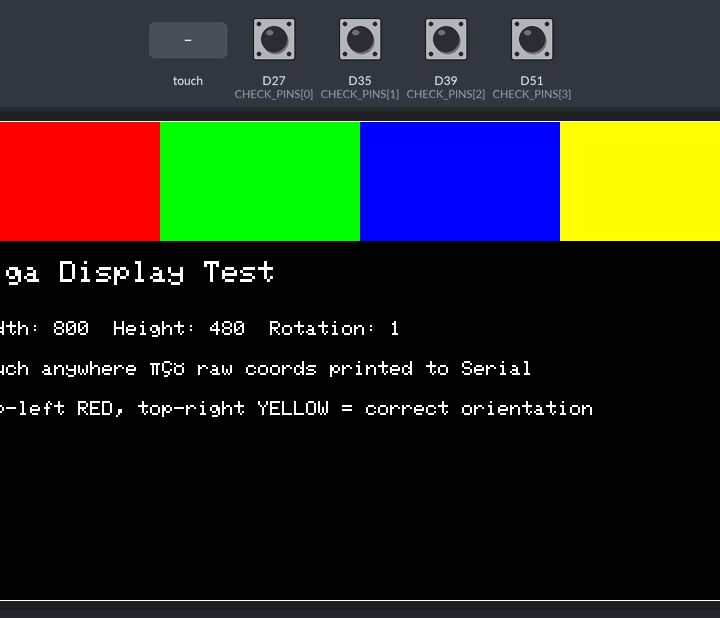
The sketch below on a simulated Arduino Giga R1. On the bench: 800×480 colour display. Inputs (shaded band) come from the test bench; at power-on: D27 (CHECK_PINS[0]), D35 (CHECK_PINS[1]), D39 (CHECK_PINS[2]), D51 (CHECK_PINS[3]) HIGH. What the sketch prints to the serial monitor is not drawn.

Above: at 3.2 s.
3.3 s: touch panel pressed at 13 % / 10 % of its raw x / y range
At 4.2 s:
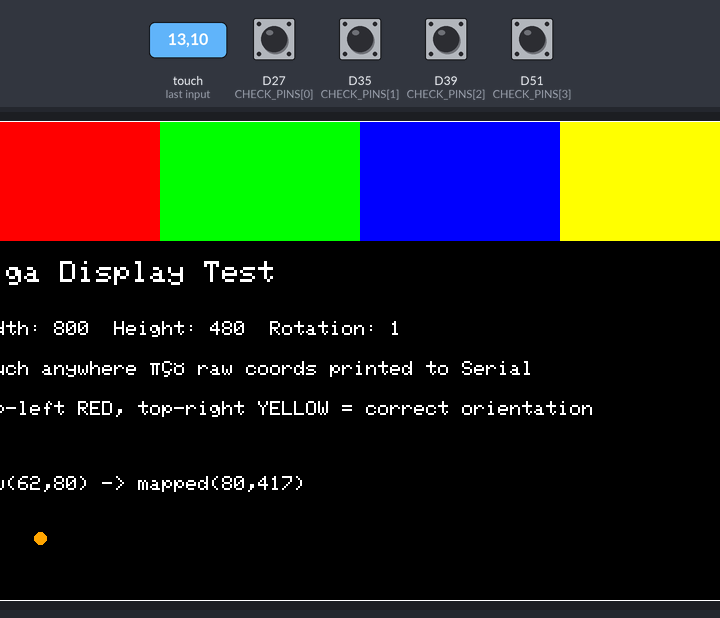
4.8 s: touch panel pressed at 38 % / 10 % of its raw x / y range
At 5.3 s:
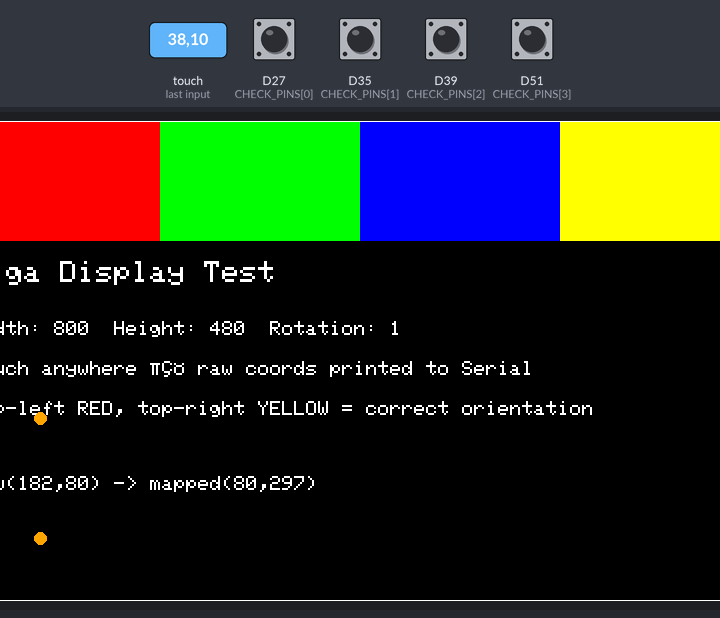
Timing chart, 0 to 7.8 s (numbered marks = the images above; inputs shaded):
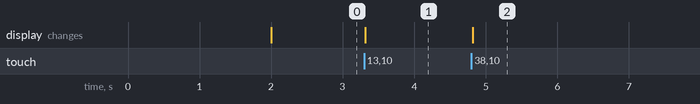

The sketch:

GigaHardwareTest.ino
```cpp
// GigaHardwareTest.ino
// Run this BEFORE the main sketch to verify:
//   1. Display initializes and draws correctly
//   2. Touch coordinates map to screen pixels (calibrate mapTouch if needed)
//   3. Gate/relay pins are free (not driven by display shield)
//
// Open Serial Monitor at 115200 to see pin states and raw touch coords.

#include <Arduino_GigaDisplay_GFX.h>
#include <Arduino_GigaDisplayTouch.h>

GigaDisplay_GFX        tft;
Arduino_GigaDisplayTouch touch;

// Pins to verify — must read HIGH (floating/pullup) if shield does not use them
const int CHECK_PINS[] = {27, 35, 39, 51};
const char* CHECK_NAMES[] = {"D27 (Gate 1)", "D35 (Gate 2)", "D39 (Gate 3)", "D51 (DC relay)"};

// ─────────────────────────────────────────────────────────────────────────────
void setup() {
    Serial.begin(115200);
    delay(1500);  // give Serial monitor time to connect

    // Configure pins as inputs with pullup to detect if shield drives them
    for (int i = 0; i < 4; i++) {
        pinMode(CHECK_PINS[i], INPUT_PULLUP);
    }

    Serial.println("=== Giga Hardware Test ===");
    Serial.println();
    Serial.println("--- Pin check (expect HIGH if pin is free) ---");
    for (int i = 0; i < 4; i++) {
        Serial.print(CHECK_NAMES[i]);
        Serial.print(" = ");
        Serial.println(digitalRead(CHECK_PINS[i]) == HIGH ? "HIGH (free)" : "LOW  *** CONFLICT — pick a different pin ***");
    }
    Serial.println();

    // Display init
    Serial.print("Starting display... ");
    tft.begin();
    tft.setRotation(1);  // landscape 800x480
    Serial.println("OK");

    // Draw test pattern
    tft.fillScreen(0x0000);  // black

    // Color bars to confirm display orientation and colors
    tft.fillRect(0,   0, 200, 120, 0xF800);  // red    — top-left
    tft.fillRect(200, 0, 200, 120, 0x07E0);  // green
    tft.fillRect(400, 0, 200, 120, 0x001F);  // blue
    tft.fillRect(600, 0, 200, 120, 0xFFE0);  // yellow — top-right

    // Border to confirm full 800x480 extent
    tft.drawRect(0, 0, 800, 480, 0xFFFF);

    // Labels
    tft.setTextColor(0xFFFF);
    tft.setTextSize(3);
    tft.setCursor(10, 140);
    tft.print("Giga Display Test");

    tft.setTextSize(2);
    tft.setCursor(10, 200);
    tft.print("Width: 800  Height: 480  Rotation: 1");

    tft.setCursor(10, 240);
    tft.print("Touch anywhere — raw coords printed to Serial");

    tft.setCursor(10, 280);
    tft.print("Top-left RED, top-right YELLOW = correct orientation");

    // Corner markers
    tft.fillCircle(10,  10,  8, 0xFFFF);  // top-left
    tft.fillCircle(790, 10,  8, 0xFFFF);  // top-right
    tft.fillCircle(10,  470, 8, 0xFFFF);  // bottom-left
    tft.fillCircle(790, 470, 8, 0xFFFF);  // bottom-right

    // Touch init
    Serial.print("Starting touch... ");
    touch.begin();
    Serial.println("OK");
    Serial.println();
    Serial.println("Touch screen now. Check that printed (tx,ty) match where you touched.");
    Serial.println("If coordinates are rotated/mirrored, adjust mapTouch() in main sketch.");
}

// ─────────────────────────────────────────────────────────────────────────────
void loop() {
    uint8_t    contacts;
    GDTpoint_t points[5];

    contacts = touch.getTouchPoints(points);
    if (contacts > 0) {
        uint16_t rawX = points[0].x;
        uint16_t rawY = points[0].y;

        // Same mapping as main sketch: raw → landscape
        int tx = (int)rawY;
        int ty = 479 - (int)rawX;

        Serial.print("raw(");
        Serial.print(rawX);
        Serial.print(",");
        Serial.print(rawY);
        Serial.print(")  mapped(");
        Serial.print(tx);
        Serial.print(",");
        Serial.print(ty);
        Serial.println(")");

        // Draw dot at mapped position
        tft.fillCircle(tx, ty, 6, 0xFD20);  // orange dot

        // Show coordinates on screen
        tft.fillRect(10, 350, 500, 30, 0x0000);
        tft.setTextSize(2);
        tft.setTextColor(0xFFFF);
        tft.setCursor(10, 355);
        tft.print("raw(");
        tft.print(rawX);
        tft.print(",");
        tft.print(rawY);
        tft.print(") -> mapped(");
        tft.print(tx);
        tft.print(",");
        tft.print(ty);
        tft.print(")");

        delay(100);
    }
}
```

Measured:
- after the input at 3.3 s, the display: changes at once (image 1)
- after the input at 4.8 s, the display: changes at once (image 2)
